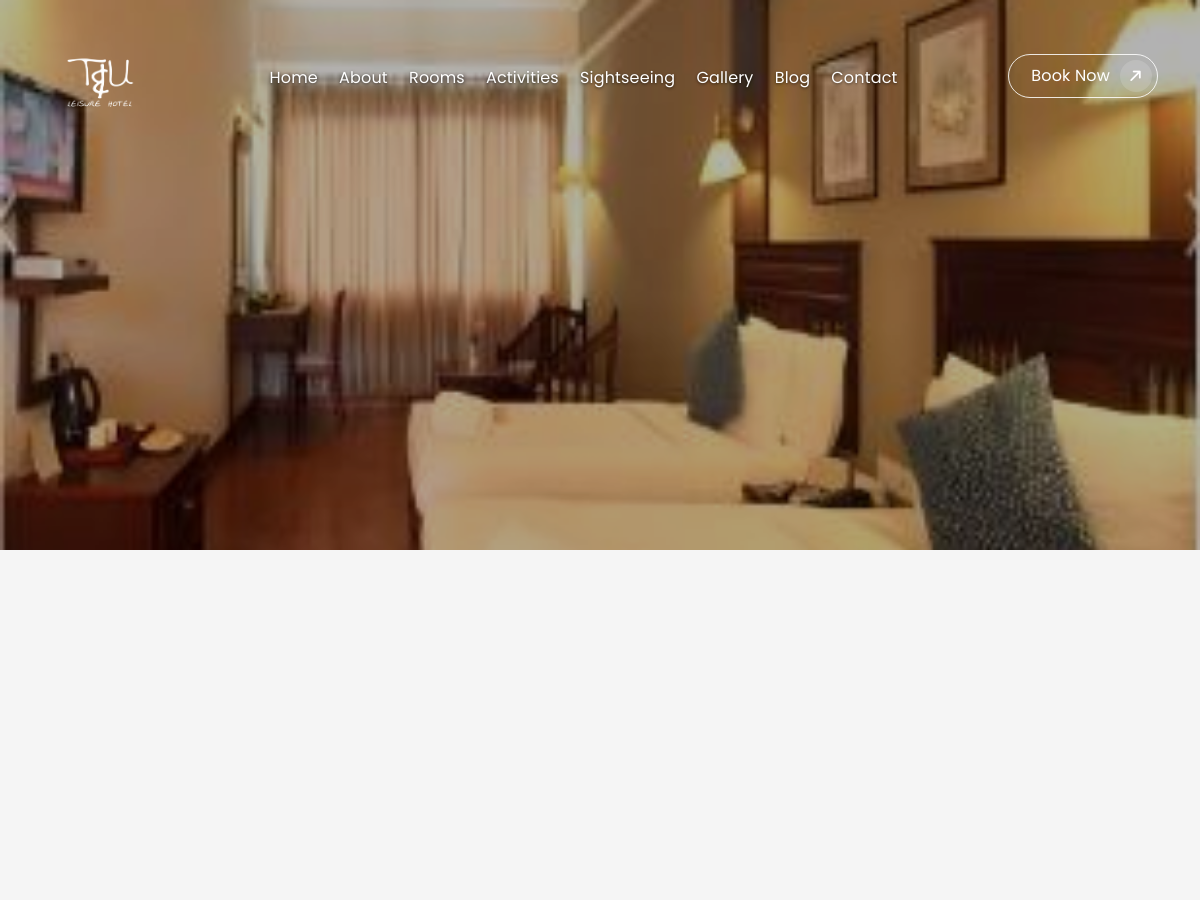
Page /our-rooms/deluxe-double-room/ (upper part) on the earlier database version.
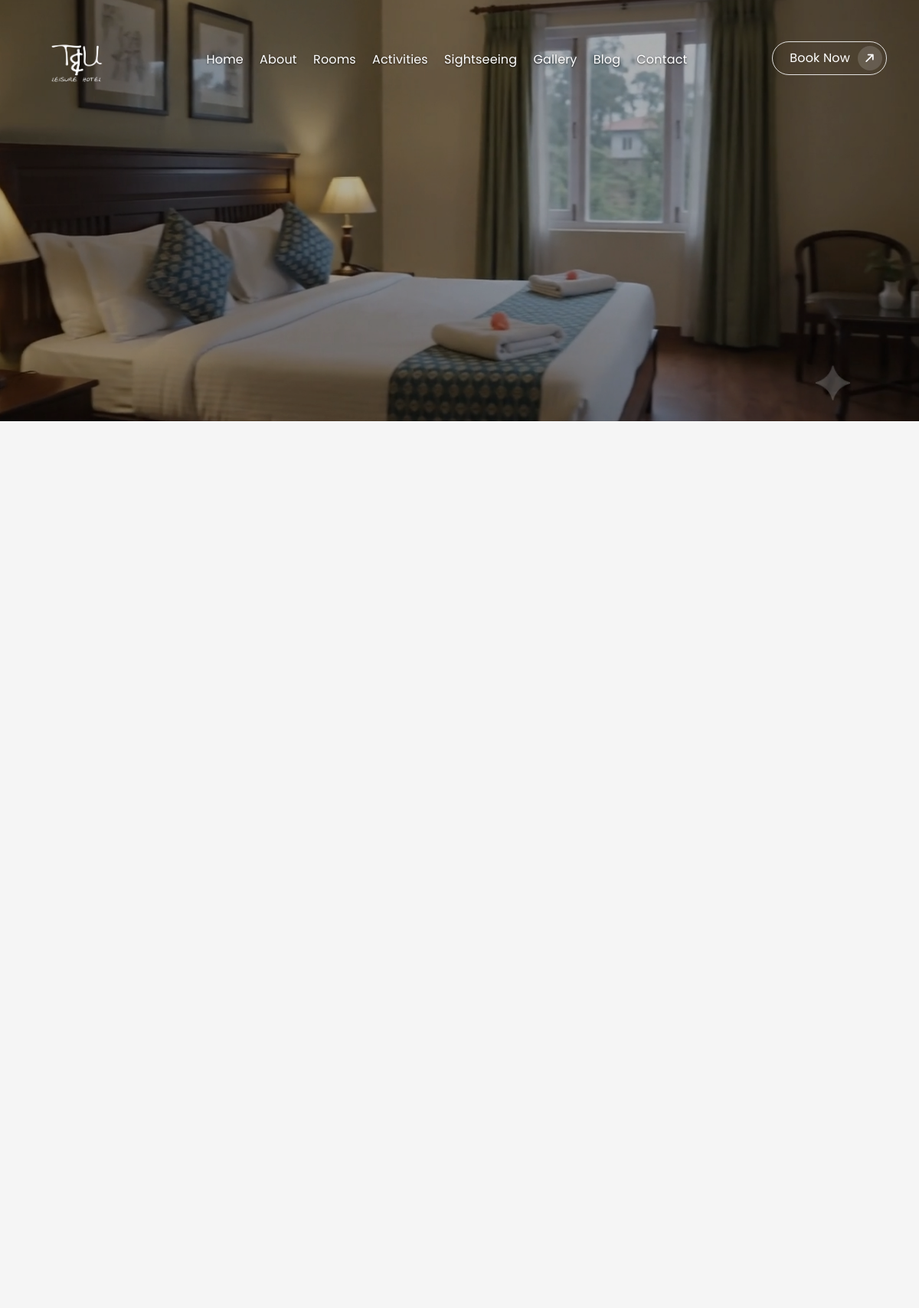
Same page on the later database version.
### tandj_app/models.py (models this page shows, shortened)
class Room(models.Model):
    STATUS_CHOICES = [
        ("active", "Active"),
        ("inactive", "Inactive"),
    ]
    slug = models.SlugField(max_length=170, unique=True, blank=True)
    status = models.CharField(
        max_length=10, choices=STATUS_CHOICES, default="active"
    )
    room_category = models.CharField(
        max_length=100, blank=True
    )
    bedroom_beds = models.CharField(
        max_length=255, blank=True
    )
    living_room_beds = models.CharField(
        max_length=255, blank=True
    )
    rating_average = models.DecimalField(
        max_digits=3, decimal_places=1, null=True, blank=True
    )
    description = models.TextField(blank=True)
    price_per_night = models.DecimalField(
        max_digits=10, decimal_places=2, default=0
    )
    main_image = models.ImageField(upload_to="rooms/main/", blank=True, null=True)
    created_at = models.DateTimeField(auto_now_add=True)
    updated_at = models.DateTimeField(auto_now=True)
    class Meta:
        db_table = "rooms"

### tandj_app/views.py (the view)
# urls.py: path("our-rooms/<slug:slug>/", views.room_detail_public, name="room_detail_public"),
def room_detail_public(request, slug):
    room = get_object_or_404(Room, slug=slug)
    room_images = room.images.all().order_by("order", "uploaded_at")
    other_rooms = Room.objects.exclude(pk=room.pk)[:5]  # adjust ordering/limit as you like
    return render(
        request,
        "frontends/room_details.html",
        {"room": room, "room_images": room_images, "other_rooms": other_rooms},
    )

### templates/frontends/room_details.html (shortened to what this page needs)
{% extends "frontends/base.html" %}
{% load static %}
{% block content %}
		<section class="page-header page-header-text-light py-0 mb-0">
			<div class="hero-wrap py-5">
				<div class="hero-mask opacity-3 bg-black"></div>
				<div class="hero-bg hero-bg-scroll" style="background-image:url('{% if room.main_image %}{{ room.main_image.url }}{% else %}{% static 'tandu-main/images/rooms/room-3.jpg' %}{% endif %}'); background-size:cover; background-position:center;"></div>
				<div class="hero-content py-2 py-lg-4 my-2 my-md-4">
					<div class="container text-center mt-5 pt-5 pb-2">
					</div>
				</div>
			</div>
		</section>
            <section class="section room-detail-section">
                <div class="container">
                    <div class="room-items-wrap">
						<div class="row gx-4 gy-5">
						</div>
                    </div>
                </div>
            </section>
{% endblock %}

### templates/frontends/base.html (shortened to what this page needs)
{% load static %}
<!DOCTYPE html>
<html lang="en">
<head>
    <link rel="stylesheet" type="text/css" href="{% static 'tandu-main/css/bootstrap.min.css' %}">
    <link rel="stylesheet" type="text/css" href="{% static 'tandu-main/css/font-awesome/css/all.min.css' %}">
	<link rel="stylesheet" type="text/css" href="{% static 'tandu-main/css/animate.min.css' %}">
	<link rel="stylesheet" type="text/css" href="{% static 'tandu-main/css/swiper-bundle.min.css' %}">
	<link rel="stylesheet" type="text/css" href="{% static 'tandu-main/css/glightbox.min.css' %}">
    <link rel="stylesheet" type="text/css" href="{% static 'tandu-main/css/daterangepicker.min.css' %}">
    <link rel="stylesheet" type="text/css" href="{% static 'tandu-main/css/stylesheet.css' %}">
</head>
<body>
    <div id="main-wrapper">
        <header id="header" class="sticky-top-slide">
            <nav class="primary-menu navbar navbar-expand-lg bg-transparent border-bottom-0 text-3 fw-600 mt-3">
                <div class="container">
                   <a class="logo" href="{% url 'tandj_app:index' %}"><img src="{% static 'tandu-main/tandu.png' %}" alt=""></a>
<div id="header-nav" class="collapse navbar-collapse justify-content-center">
    <ul class="navbar-nav">
        <li class="nav-item">
            <a class="nav-link {% if request.resolver_match.url_name == 'index' %}active{% endif %}" href="{% url 'tandj_app:index' %}">Home</a>
        </li>
        <li class="nav-item">
            <a class="nav-link {% if request.resolver_match.url_name == 'about' %}active{% endif %}" href="{% url 'tandj_app:about' %}">About</a>
        </li>
							<li class="nav-item">
    <a class="nav-link" href="{% url 'tandj_app:rooms' %}">Rooms</a>
</li>
                          <li class="nav-item"><a class="nav-link" href="{% url 'tandj_app:activities' %}">Activities</a></li>
                           <li class="nav-item"><a class="nav-link" href="{% url 'tandj_app:nearby_destinations' %}">Sightseeing</a></li>
                            <li class="nav-item"><a class="nav-link" href="{% url 'tandj_app:gallery_public' %}">Gallery</a></li>
                            <li class="nav-item"><a class="nav-link" href="{% url 'tandj_app:blogs' %}">Blog</a></li>
                            <li class="nav-item"><a class="nav-link" href="{% url 'tandj_app:contact' %}">Contact</a></li>
                        </ul>
                    </div>
                    <a href="#" class="btn btn-new btn-primary text-capitalize rounded-pill text-nowrap ms-auto"
                       data-bs-toggle="modal" data-bs-target="#bookNowModal">
						<span class="btn-text"><span>Book Now</span></span>
						<span class="btn-icon"><i class="fa-solid fa-arrow-right"></i></span>
					</a>
                </div>
            </nav>
        </header>
        <div id="content" role="main">
            {% block content %}{% endblock %}
        </div>
    </div>
</body>
</html>

### templates/frontends/base.html (style rules this page uses)
#header .logo img { max-height: 165px; width: auto; display: block; filter: brightness(0) invert(1); transition: filter 0.3s ease; }
#header .primary-menu .container { position: relative; overflow: visible; margin-top: -25px; }
#header { position: fixed; top: 0; left: 0; width: 100%; z-index: 999; transition: background-color 0.3s ease, box-shadow 0.3s ease; }
#header .primary-menu { background: transparent; transition: background-color 0.3s ease; height: 150px !important; display: flex; align-items: center; overflow: visible; }
#header .logo { position: relative; margin-right: auto; margin-top: -6px; opacity: 1 !important; visibility: visible !important; pointer-events: auto !important; }
#header #header-nav, #header .btn-new, #header .navbar-toggler { opacity: 1; visibility: visible; pointer-events: auto; }
#header #header-nav .nav-link { color: #fff; text-shadow: 0 1px 3px rgba(0,0,0,0.6); }
#header .btn-new { background-color: transparent !important; border: 1.5px solid rgba(255,255,255,0.85) !important; color: #fff !important; margin-top: -4px; transition: background-color 0.3s ease, border-color 0.3s ease, color 0.3s ease; }
#header .btn-new .btn-icon { background-color: rgba(255,255,255,0.15) !important; transition: background-color 0.3s ease; }
#content { padding-top: 0; }
#header #header-nav .nav-link, #header .btn-new .btn-text { font-family: 'Poppins', sans-serif; font-weight: 400; font-size: 1rem; letter-spacing: 0.01em; }

### templates/frontends/room_details.html (style rules this page uses)
.page-header .hero-wrap { min-height: 550px; }
.room-detail-section { overflow: visible !important; }
#header { z-index: 1000 !important; }
.page-header .hero-bg { background-size: cover !important; background-position: center center !important; background-repeat: no-repeat !important; image-rendering: -webkit-optimize-contrast; image-rendering: crisp-edges; }

Differences in the rows shown:
changed Room: main_image: a different picture
